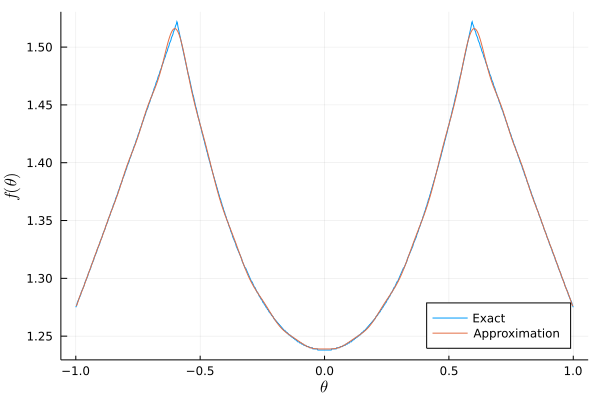

Write Julia code to recreate this figure.
using LinearAlgebra
using LaTeXStrings
using Plots

"""
This function will use forward Euler to simulate the Raptors problem
"""
function simulate_raptors(angle)
    vhuman=6.0
    vraptor0=10.0 # the slow raptor velocity in m/s
    vraptor=15.0 #

    raptor_distance = 20.0

    raptor_min_distance = 0.2 # a raptor within 20 cm can attack
    tmax=10.0 # the maximum time in seconds
    nsteps=10000

    # initial positions
    h = [0.0,0.0]
    r0 = [1.0,0.0]*raptor_distance
    r1 = [-0.5,sqrt(3.)/2.]*raptor_distance
    r2 = [-0.5,-sqrt(3.)/2.]*raptor_distance

    # how much time el
    dt = tmax/nsteps
    t = 0.0

    hhist = zeros(2,nsteps+1)
    r0hist = zeros(2,nsteps+1)
    r1hist = zeros(2,nsteps+2)
    r2hist = zeros(2,nsteps+2)

    hhist[:,1] = h
    r0hist[:,1] = r0
    r1hist[:,1] = r1
    r2hist[:,1] = r2

    tend = tmax

    """
    This function will compute the derivatives of the
    positions of the human and the raptors
    """
    function compute_derivatives(angle,h,r0,r1,r2)
        dh = [cos(angle),sin(angle)]*vhuman
        dr0 = (h-r0)/norm(h-r0)*vraptor0
        dr1 = (h-r1)/norm(h-r1)*vraptor
        dr2 = (h-r2)/norm(h-r2)*vraptor
        return dh, dr0, dr1, dr2
    end

    for i=1:nsteps
        dh, dr0, dr1, dr2 = compute_derivatives(angle,h,r0,r1,r2)
        h += dh*dt
        r0 += dr0*dt
        r1 += dr1*dt
        r2 += dr2*dt
        t += dt

        hhist[:,i+1] = h
        r0hist[:,i+1] = r0
        r1hist[:,i+1] = r1
        r2hist[:,i+1] = r2

        if norm(r0-h) <= raptor_min_distance ||
            norm(r1-h) <= raptor_min_distance ||
            norm(r2-h) <= raptor_min_distance

            # truncate the history
            hhist = hhist[:,1:i+1]
            r0hist = r0hist[:,1:i+1]
            r1hist = r1hist[:,1:i+1]
            r2hist = r2hist[:,1:i+1]
            tend = t
            break
        end
    end
    return tend
end

function interpolate_unif(f, r, n, pts)
    # generate the chebyshev points (2nd kind)
    k = 0:n
    x_k = cos.(k .* (pi / n))
    x_k = (r[2] + r[1]) / 2 .+ (r[2] - r[1]) / 2 .* x_k
    y = zero(pts)
    w = ones(Float64, (n + 1,))
    f_k = zeros((length(x_k),))
    for (i, x) in enumerate(x_k)
        f_k[i] = f(x)
    end

    for i in k .+ 1
        w[i] = prod(x_k[i] .- x_k[1:i-1])
        w[i] *= prod(x_k[i] .- x_k[i+1:n+1])
    end
    for i in 1:size(pts, 1)
        wt = w .* (pts[i] .- x_k)
        y[i] = sum(f_k ./ wt) / sum(1.0 ./ wt)
    end
    return y

end

# generate original plot
theta_vec = range(-1., stop=1., length=1000)
f_theta = zeros((length(theta_vec),))
for (i, theta) in enumerate(theta_vec)
    f_theta[i] = simulate_raptors(theta)
end
display(plot(theta_vec, f_theta,
            xlabel= L"\theta",
            ylabel= L"f(\theta)",
            label="Exact",
            legend=:bottomright))

# chebyshev approximation
r = [-1.0, 1.0]
n = 51
approx = interpolate_unif(simulate_raptors, r, n, theta_vec)
display(plot!(theta_vec, approx,
            label="Approximation"))
png("problem2.png")
